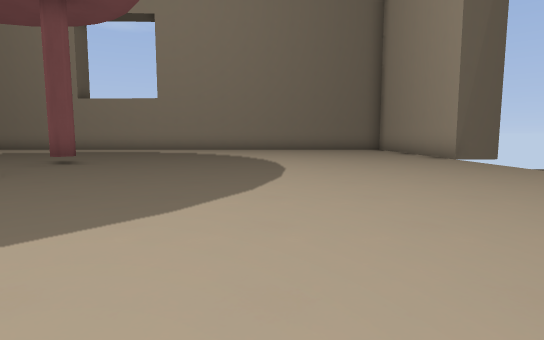
view 1 (above)

13 first-person views from a walk through a 3-D level made in the Godot game engine. The camera is 1.2 m above the floor, tilts 6° down and sees 80° across. The floor is counted in squares, 2 m on a side. Each view is taken from the middle of a square. On the plan, view 1 faces up. The plan holds only what a view shows up to about 10 squares ahead; the rest is blank.

view 2
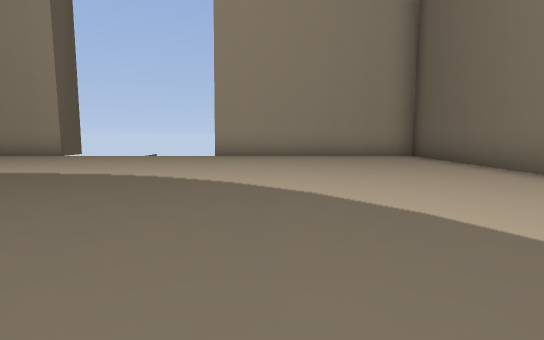

view 3
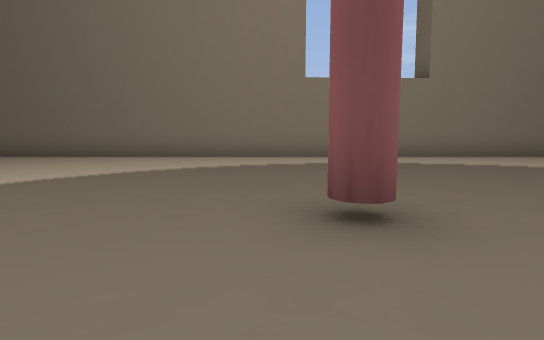

view 4
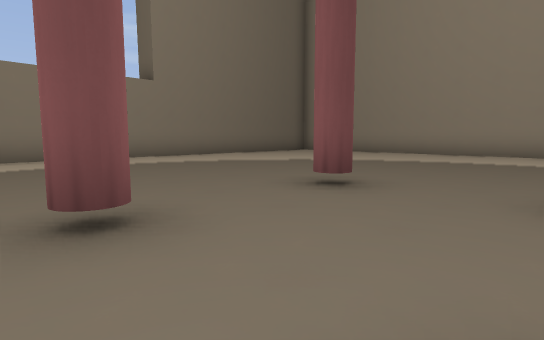

view 5
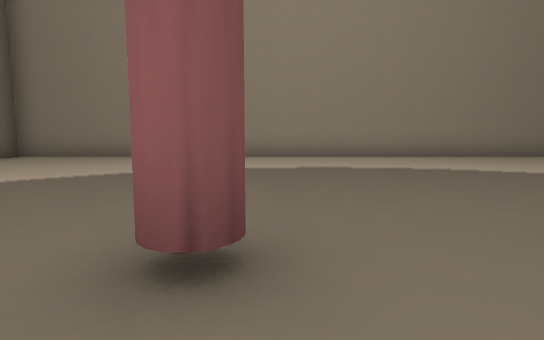

view 6
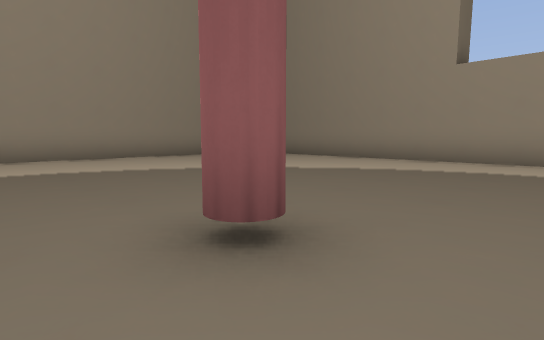

view 7
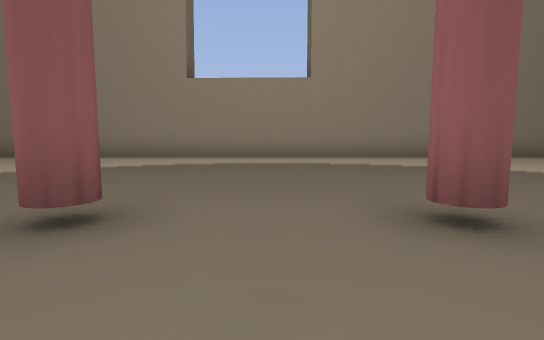

view 8
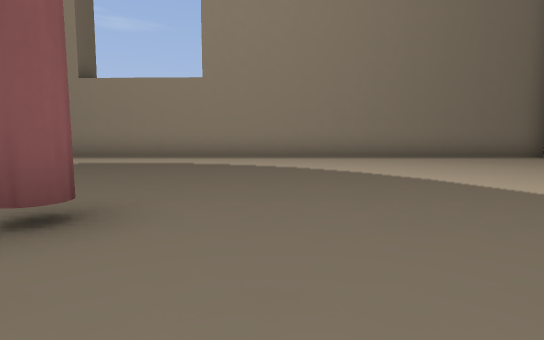

view 9
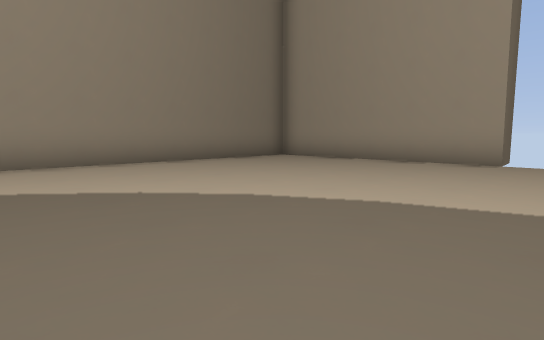

view 10
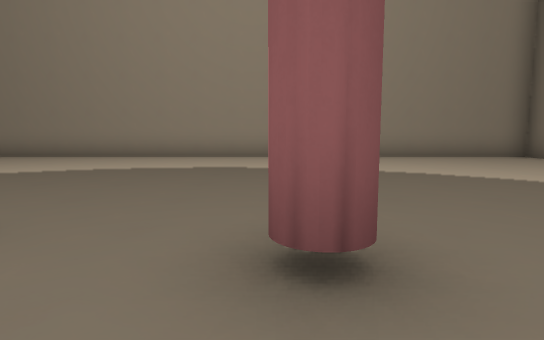

view 11
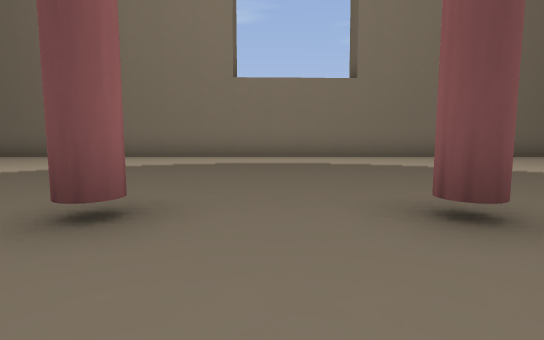

view 12
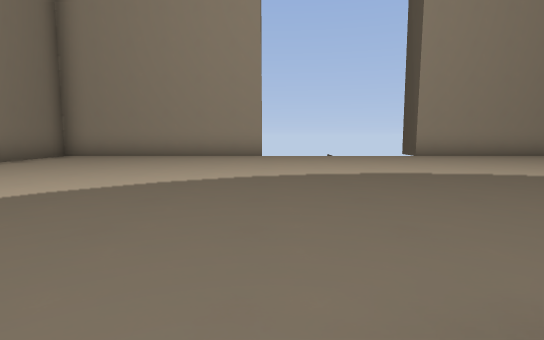

view 13
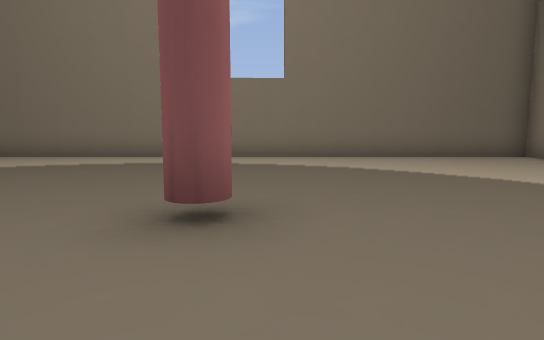

### Floor plan
Key: @ floor where view 1 was taken; # wall or solid block; . floor.
Columns run from 16 left of view 1 to 5 right of it. Each row starts with its distance up from view 1.
 15 ######################
 14 #....................#
 13 #....................#
 12 #....................#
 11 #....................#
 10 #....................#
  9 #....................#
  8 #....................#
  7 #........#.#.........
  6 #....................
  5 #........#.#.........
  4 #....................#
  3 #....................#
  2 #....................#
  1 #....................#
  0 #...............@....#
 -1 #....................#
 -2 #....................#
 -3 ######################

Where each view was taken, in squares from view 1:
view 1: 0 up, 0 right, facing up
view 2: 2 up, 5 left, facing right
view 3: 7 up, 4 left, facing down
view 4: 7 up, 4 left, facing down-left
view 5: 5 up, 6 left, facing left
view 6: 6 up, 6 left, facing up-left
view 7: 5 up, 6 left, facing up
view 8: 5 up, 3 left, facing up
view 9: 7 up, 3 left, facing up-right
view 10: 7 up, 6 left, facing left
view 11: 7 up, 6 left, facing down
view 12: 8 up, 5 left, facing right
view 13: 7 up, 8 left, facing down
